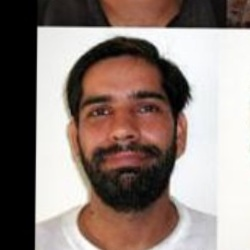
#> input picture random_images/Abdul_Rahman_0001.jpg, 250 x 250 px, given in place of the camera
$ python main.py
#> lines starting #> are read from the running program, lines starting #| are printed output that depends on the picture; after the words box and inside, x2 and y2 are one past the last pixel; in counts of white or black regions, pixels touching at a corner belong together
from ultralytics import YOLO
import cv2
import numpy as np

def draw_threshold_line(image, start_point, end_point, color, thickness):
    start_point = (int(start_point[0]), int(start_point[1]))
    end_point = (int(end_point[0]), int(end_point[1]))
    cv2.line(image, start_point, end_point, color, thickness)


def process_video(video_path, horizontal_threshold = 3, vertical_threshold = 3):
#> called with video_path = 0, horizontal_threshold = 2.5, vertical_threshold = 2.5
    cap = cv2.VideoCapture(video_path)

    if not cap.isOpened():
        print("Error opening video file.")
        return

    while cap.isOpened():
        ret, frame = cap.read()
#> frame is the input picture: shape (250, 250, 3); mean B, G, R 122.6, 128.6, 143.4

        if not ret:
            break

        gray = cv2.cvtColor(frame, cv2.COLOR_BGR2GRAY)
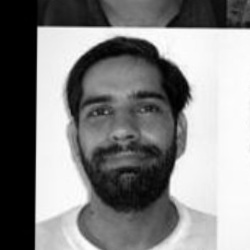
#> gray: shape (250, 250); min 0, max 255, mean 132.4
        face_cascade = cv2.CascadeClassifier(cv2.data.haarcascades + 'haarcascade_frontalface_default.xml')
        eye_cascade = cv2.CascadeClassifier(cv2.data.haarcascades + 'haarcascade_eye_tree_eyeglasses.xml')

        faces = face_cascade.detectMultiScale(gray, 1.1, 5)
#> faces = [[59, 59, 129, 129]]

        for (x, y, w, h) in faces:
            roi_gray = gray[y:y+h, x:x+w]
            roi_color = frame[y:y+h, x:x+w]

            eyes = eye_cascade.detectMultiScale(roi_gray)

            for (ex, ey, ew, eh) in eyes:
                eye_roi_gray = roi_gray[ey:ey+eh, ex:ex+ew]
                eye_roi_color = roi_color[ey:ey+eh, ex:ex+ew]

                _, threshold = cv2.threshold(eye_roi_gray, 30, 255, cv2.THRESH_BINARY_INV)
                contours, _ = cv2.findContours(threshold, cv2.RETR_TREE, cv2.CHAIN_APPROX_SIMPLE)

                contours = sorted(contours, key=lambda x: cv2.contourArea(x), reverse=True)
                for cnt in contours[:1]:
                    (px, py), radius = cv2.minEnclosingCircle(cnt)
                    center = (int(px), int(py))
                    radius = int(radius)

                    # cv2.circle(eye_roi_color, center, radius, (0, 0, 255), 2)
                    cv2.circle(eye_roi_color, center, 3, (0, 0, 255), 2)

                    eye_center = (ex + ew // 2, ey + eh // 2)  # The center of the eye bounding box

                    dx = center[0] - eye_center[0]  # Difference in x from the eye center
                    dy = center[1] - eye_center[1]  # Difference in y from the eye center

                    # Use a portion of the eye width and height as thresholds for determining direction
                    horizontal_threshold_px = ew / horizontal_threshold  # This will be a float
                    vertical_threshold_px = eh / vertical_threshold  # This will be a float

                    # Draw horizontal threshold lines
                    draw_threshold_line(roi_color,
                                        (ex + int(horizontal_threshold_px), ey),
                                        (ex + int(horizontal_threshold_px), ey + eh),
                                        (0, 255, 255), 1)
                    draw_threshold_line(roi_color,
                                        (ex + ew - int(horizontal_threshold_px), ey),
                                        (ex + ew - int(horizontal_threshold_px), ey + eh),
                                        (0, 255, 255), 1)

                    # Draw vertical threshold lines
                    draw_threshold_line(roi_color,
                                        (ex, ey + int(vertical_threshold_px)),
                                        (ex + ew, ey + int(vertical_threshold_px)),
                                        (0, 255, 255), 1)
                    draw_threshold_line(roi_color,
                                        (ex, ey + eh - int(vertical_threshold_px)),
                                        (ex + ew, ey + eh - int(vertical_threshold_px)),
                                        (0, 255, 255), 1)

                    # Adjust the direction check accordingly
                    direction = ""
                    if abs(dx) > horizontal_threshold_px:
                        if dx < 0:
                            direction += "Left"
                        else:
                            direction += "Right"
                    if abs(dy) > vertical_threshold_px:
                        if dy < 0:
                            direction += "Up"
                        else:
                            direction += "Down"

                    # If no direction is determined, it's center
                    if direction == "":
                        direction = "Center"

                    cv2.putText(roi_color, direction, (ex, ey - 10), cv2.FONT_HERSHEY_SIMPLEX, 0.5, (0, 0, 255), 2)

                cv2.rectangle(roi_color, (ex, ey), (ex+ew, ey+eh), (0, 255, 255), 2)
#> this loop made 1 pass
#> (x, y, w, h, eyes) on pass 1: (59, 59, 129, 129, [[77, 37, 25, 25], [26, 39, 29, 29]])
#> pass 1, in process_video, `roi_gray = gray[y:y+h, x:x+w]`:
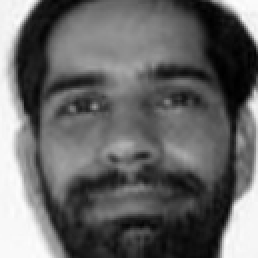
#> roi_gray: shape (129, 129) (shown 2 times larger); min 0, max 254, mean 102.2
#> after the loop:
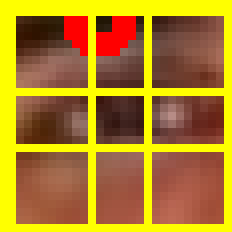
#> eye_roi_color: shape (29, 29, 3) (shown 8 times larger); mean B, G, R 37.3, 128.5, 172.5
#> after the loop:
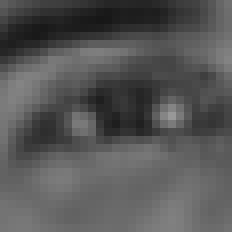
#> eye_roi_gray: shape (29, 29) (shown 8 times larger); min 23, max 152, mean 86
#> after the loop:
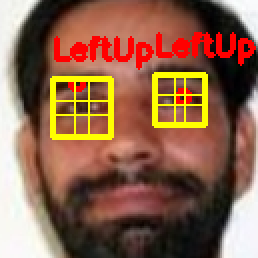
#> roi_color: shape (129, 129, 3) (shown 2 times larger); mean B, G, R 75.8, 98.7, 140.1
#> after the loop:
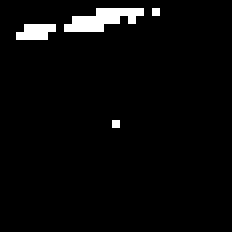
#> threshold: shape (29, 29) (shown 8 times larger); 3.3% white in thin lines or dots, all inside (x1, y1, x2, y2) = (2, 1, 20, 16)

        cv2.imshow('Pupil Direction with Thresholds', frame)
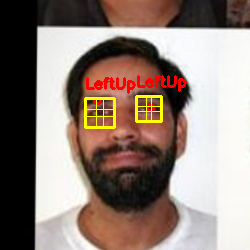
#> window 'Pupil Direction with Threshold': shape (250, 250, 3); mean B, G, R 121.1, 130, 146.8

        if cv2.waitKey(1) & 0xFF == ord('q'):
#> (key q is pressed here)
            break
    cap.release()
    cv2.destroyAllWindows()

# If you're testing with a webcam, you can call it with 0
process_video(0, horizontal_threshold=2.5, vertical_threshold=2.5)

# For a video file, replace 0 with the path to your video file
# process_video('path_to_video_file')

$ run again, on random_images/Alfred_Sant_0001.jpg
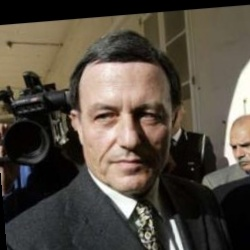
#> input picture random_images/Alfred_Sant_0001.jpg, 250 x 250 px, given in place of the camera
#> in process_video, frame is the input picture: shape (250, 250, 3); mean B, G, R 65.3, 75.4, 83.5
#> faces = [[67, 68, 119, 119]]
#> the loop in process_video, `for (x, y, w, h) in faces:` made 1 pass
#> (x, y, w, h, eyes) on pass 1: (67, 68, 119, 119, [[24, 38, 24, 24]])
#> after the loop in process_video, `for (x, y, w, h) in faces:`:
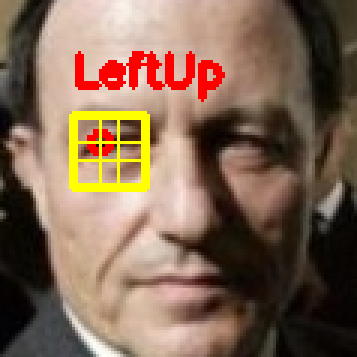
#> roi_color: shape (119, 119, 3) (shown 3 times larger); mean B, G, R 84.3, 103.5, 129.9
#> in process_video, `cv2.imshow('Pupil Direction with Thresholds', frame)`:
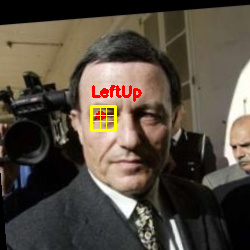
#> window 'Pupil Direction with Threshold': shape (250, 250, 3); mean B, G, R 63.4, 74.9, 84.3

$ run again, on random_images/Ali_Naimi_0002.jpg
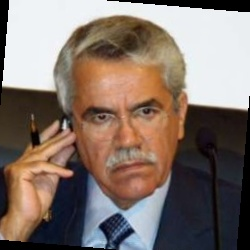
#> input picture random_images/Ali_Naimi_0002.jpg, 250 x 250 px, given in place of the camera
#> in process_video, frame is the input picture: shape (250, 250, 3); mean B, G, R 106.4, 114.9, 130.5
#> faces = [[67, 68, 116, 116]]
#> the loop in process_video, `for (x, y, w, h) in faces:` made 1 pass
#> (x, y, w, h, eyes) on pass 1: (67, 68, 116, 116, [[68, 31, 24, 24], [24, 38, 22, 22], [56, 20, 46, 46]])
#> after the loop in process_video, `for (x, y, w, h) in faces:`:
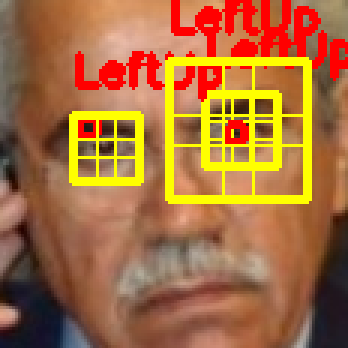
#> roi_color: shape (116, 116, 3) (shown 3 times larger); mean B, G, R 62.2, 109.7, 166.7
#> in process_video, `cv2.imshow('Pupil Direction with Thresholds', frame)`:
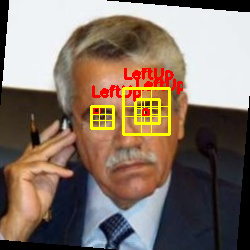
#> window 'Pupil Direction with Threshold': shape (250, 250, 3); mean B, G, R 103.1, 115.9, 133.6
